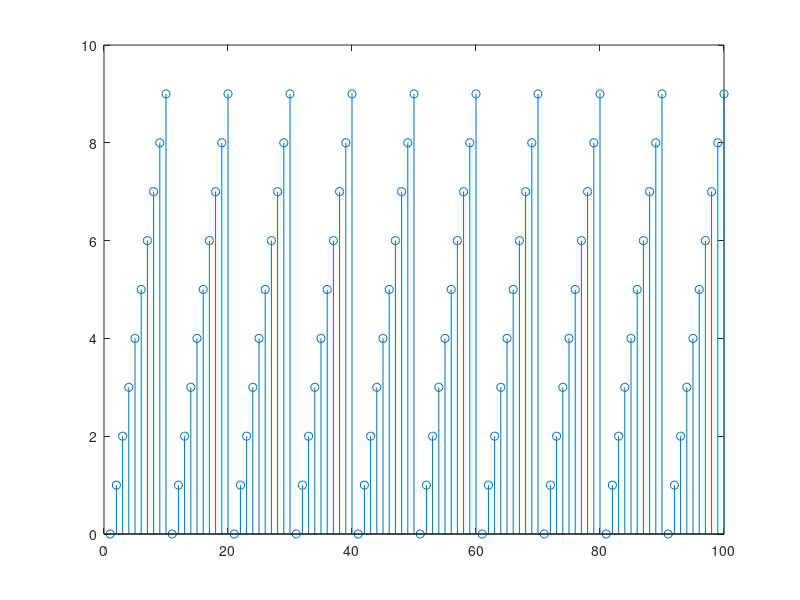

The MATLAB script that drew this image:
n = 1:100;
f = 10;
xn = zeros(1,length(n));
count = 0;
for i = n
    xn(1,i) = count;
    count = count+1;
    if mod(i,10) == 0
        count = 0;
    end
end
stem(n,xn);